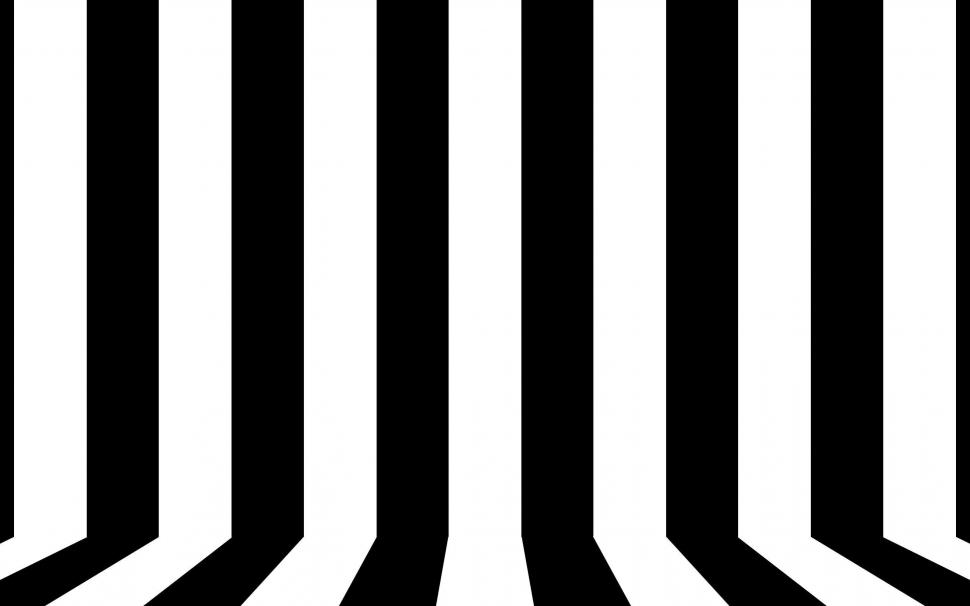
%> input picture MATLAB/wall.jpg, 970 x 606 px
$ octave testing3.m   (GNU Octave 9; MATLAB toolbox functions it lacks are replaced by stand-ins)
%> lines starting %> are read from the running program, lines starting %| are printed output that depends on the picture
### MATLAB/spectral_Inertia.m
function [I1, max1, min1] = spectral_Inertia(Im1fft, theta, M)

    % Im1fft = shifted fourier transform
    a1= 0; b1 = 0; c1=0;
    I1 = 0;
    for u1 = -(M-1)/2:(M-1)/2
        for v1 =-(M-1)/2:(M-1)/2
            x=u1+1+(M-1)/2; y = v1+1+(M-1)/2;
            a1 = a1+ (u1)^2*(abs(Im1fft(x,y)))^2;
            b1 = b1+ 2* u1*v1*(abs(Im1fft(x,y)))^2;
            c1 = c1+ (v1)^2*(abs(Im1fft(x,y)))^2;
            %I1= I1+(-u1*tand(theta)+v1).^2./(1+(tand(theta)).^2) * (abs(Im1fft(x,y)))^2;
        end
    end
    % [I1, max1, min1] = spectral_Inertia(Im1fft);
    I1 = 0.5*(a1+c1) + 0.5*(a1-c1)*cosd(2*theta) + 0.5*b1*sind(2*theta);
    max1 = max(I1);
    min1 = min(I1);
end

### MATLAB/testing3.m
close all; clc; clear all;
brightness = 50000;
winSize = 5000;
Im1 = imread('wall.jpg');
%> Im1 is the input picture: size 606x970x3 uint8; min 0, max 255, mean 133
Im1 = double(Im1);
%> Im1: size 606x970x3 double
frontalPatch = imread('wallF.jpg');
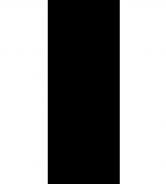
%> input picture MATLAB/wallF.jpg, 166 x 184 px
%> frontalPatch is the input picture: size 184x166x3 uint8; min 0, max 255, mean 144.3
frontalPatch = double(rgb2gray(frontalPatch));
%> frontalPatch: size 184x166 double
[H,W] = size(Im1);   % W = X,   H = Y
%> H = 606; W = 2910
patchSize = min(size(frontalPatch));
%> patchSize = 166
frontalPatch = frontalPatch(1:patchSize, 1:patchSize);
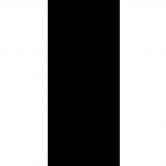
%> frontalPatch: size 166x166 double; min 0, max 255, mean 144.3
Wn = floor(W/patchSize);  % number of patches in x direction
%> Wn = 17
Hn = floor(H/patchSize);  % number of patches in y direction
%> Hn = 3
NumOfPatches = Wn * Hn;
%> NumOfPatches = 51
tiltAngles = zeros(Hn, Wn);
slantAngles = zeros(Hn, Wn);
theta = -90:1:90;
%% Frontal Patch Extraction

H2 = Hn*patchSize;
%> H2 = 498
W2 = Wn*patchSize;
%> W2 = 2822
% frontalPatch = Im1(H2-patchSize+1:H2, W2-patchSize+1:W2);  % bottom right corner piece
frontalPatch = frontalPatch.*fspecial('Gaussian',size(frontalPatch),winSize)*brightness;
figure;
imshow(uint8(frontalPatch));
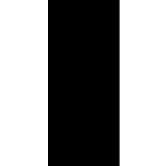
%> displayed picture: size 166x166, on the screen's scale of 0 to 255; min 0, max 255, mean 145.1
% Frontal Patch fourier analysis
M = 1025; N=1025;
Im1fft = fft2(frontalPatch,M,N);
Im1fft= fftshift(Im1fft);

% Frontal Patch Spectral Inertia
[I1, max1, min1] = spectral_Inertia(Im1fft);
%> the run ends on the next line
